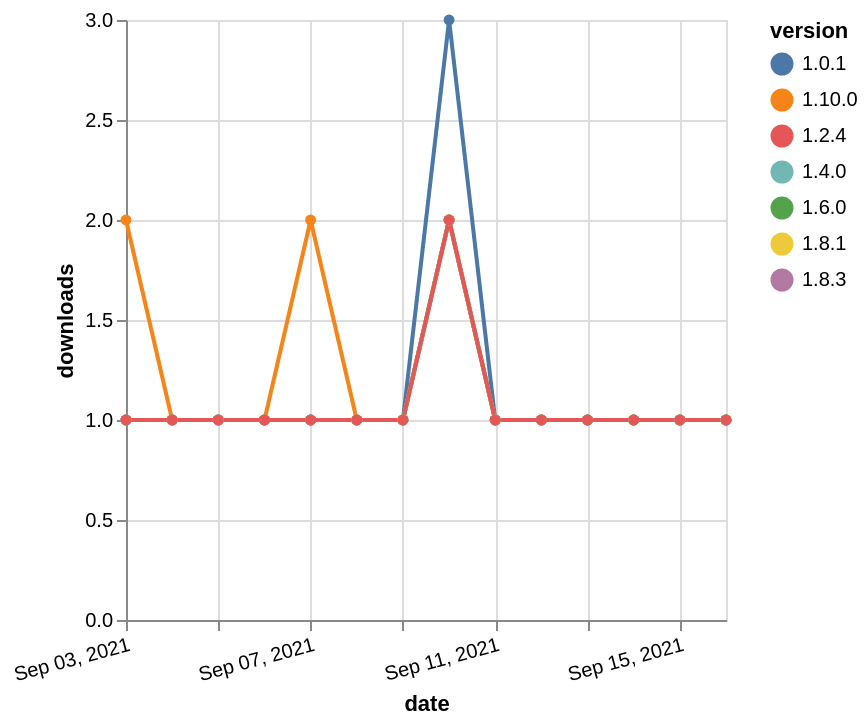

Express this chart as Vega-Lite.
### Vega-Lite specification from a JSON file in a GitHub repository (floating-point values rounded to 4 significant figures)
{"$schema": "https://vega.github.io/schema/vega-lite/v5.json", "description": "A simple bar chart with embedded data.", "data": {"values": [{"date": "2021-09-03", "total": 168, "delta": 1, "version": "1.6.0"}, {"date": "2021-09-04", "total": 169, "delta": 1, "version": "1.6.0"}, {"date": "2021-09-05", "total": 170, "delta": 1, "version": "1.6.0"}, {"date": "2021-09-06", "total": 171, "delta": 1, "version": "1.6.0"}, {"date": "2021-09-07", "total": 172, "delta": 1, "version": "1.6.0"}, {"date": "2021-09-08", "total": 173, "delta": 1, "version": "1.6.0"}, {"date": "2021-09-09", "total": 174, "delta": 1, "version": "1.6.0"}, {"date": "2021-09-10", "total": 176, "delta": 2, "version": "1.6.0"}, {"date": "2021-09-11", "total": 177, "delta": 1, "version": "1.6.0"}, {"date": "2021-09-12", "total": 178, "delta": 1, "version": "1.6.0"}, {"date": "2021-09-13", "total": 179, "delta": 1, "version": "1.6.0"}, {"date": "2021-09-14", "total": 180, "delta": 1, "version": "1.6.0"}, {"date": "2021-09-15", "total": 181, "delta": 1, "version": "1.6.0"}, {"date": "2021-09-16", "total": 182, "delta": 1, "version": "1.6.0"}, {"date": "2021-09-03", "total": 136, "delta": 1, "version": "1.8.3"}, {"date": "2021-09-04", "total": 137, "delta": 1, "version": "1.8.3"}, {"date": "2021-09-05", "total": 138, "delta": 1, "version": "1.8.3"}, {"date": "2021-09-06", "total": 139, "delta": 1, "version": "1.8.3"}, {"date": "2021-09-07", "total": 140, "delta": 1, "version": "1.8.3"}, {"date": "2021-09-08", "total": 141, "delta": 1, "version": "1.8.3"}, {"date": "2021-09-09", "total": 142, "delta": 1, "version": "1.8.3"}, {"date": "2021-09-10", "total": 144, "delta": 2, "version": "1.8.3"}, {"date": "2021-09-11", "total": 145, "delta": 1, "version": "1.8.3"}, {"date": "2021-09-12", "total": 146, "delta": 1, "version": "1.8.3"}, {"date": "2021-09-13", "total": 147, "delta": 1, "version": "1.8.3"}, {"date": "2021-09-14", "total": 148, "delta": 1, "version": "1.8.3"}, {"date": "2021-09-15", "total": 149, "delta": 1, "version": "1.8.3"}, {"date": "2021-09-16", "total": 150, "delta": 1, "version": "1.8.3"}, {"date": "2021-09-03", "total": 120, "delta": 2, "version": "1.10.0"}, {"date": "2021-09-04", "total": 121, "delta": 1, "version": "1.10.0"}, {"date": "2021-09-05", "total": 122, "delta": 1, "version": "1.10.0"}, {"date": "2021-09-06", "total": 123, "delta": 1, "version": "1.10.0"}, {"date": "2021-09-07", "total": 125, "delta": 2, "version": "1.10.0"}, {"date": "2021-09-08", "total": 126, "delta": 1, "version": "1.10.0"}, {"date": "2021-09-09", "total": 127, "delta": 1, "version": "1.10.0"}, {"date": "2021-09-10", "total": 129, "delta": 2, "version": "1.10.0"}, {"date": "2021-09-11", "total": 130, "delta": 1, "version": "1.10.0"}, {"date": "2021-09-12", "total": 131, "delta": 1, "version": "1.10.0"}, {"date": "2021-09-13", "total": 132, "delta": 1, "version": "1.10.0"}, {"date": "2021-09-14", "total": 133, "delta": 1, "version": "1.10.0"}, {"date": "2021-09-15", "total": 134, "delta": 1, "version": "1.10.0"}, {"date": "2021-09-16", "total": 135, "delta": 1, "version": "1.10.0"}, {"date": "2021-09-03", "total": 416, "delta": 1, "version": "1.0.1"}, {"date": "2021-09-04", "total": 417, "delta": 1, "version": "1.0.1"}, {"date": "2021-09-05", "total": 418, "delta": 1, "version": "1.0.1"}, {"date": "2021-09-06", "total": 419, "delta": 1, "version": "1.0.1"}, {"date": "2021-09-07", "total": 420, "delta": 1, "version": "1.0.1"}, {"date": "2021-09-08", "total": 421, "delta": 1, "version": "1.0.1"}, {"date": "2021-09-09", "total": 422, "delta": 1, "version": "1.0.1"}, {"date": "2021-09-10", "total": 425, "delta": 3, "version": "1.0.1"}, {"date": "2021-09-11", "total": 426, "delta": 1, "version": "1.0.1"}, {"date": "2021-09-12", "total": 427, "delta": 1, "version": "1.0.1"}, {"date": "2021-09-13", "total": 428, "delta": 1, "version": "1.0.1"}, {"date": "2021-09-14", "total": 429, "delta": 1, "version": "1.0.1"}, {"date": "2021-09-15", "total": 430, "delta": 1, "version": "1.0.1"}, {"date": "2021-09-16", "total": 431, "delta": 1, "version": "1.0.1"}, {"date": "2021-09-03", "total": 155, "delta": 1, "version": "1.8.1"}, {"date": "2021-09-04", "total": 156, "delta": 1, "version": "1.8.1"}, {"date": "2021-09-05", "total": 157, "delta": 1, "version": "1.8.1"}, {"date": "2021-09-06", "total": 158, "delta": 1, "version": "1.8.1"}, {"date": "2021-09-07", "total": 159, "delta": 1, "version": "1.8.1"}, {"date": "2021-09-08", "total": 160, "delta": 1, "version": "1.8.1"}, {"date": "2021-09-09", "total": 161, "delta": 1, "version": "1.8.1"}, {"date": "2021-09-10", "total": 163, "delta": 2, "version": "1.8.1"}, {"date": "2021-09-11", "total": 164, "delta": 1, "version": "1.8.1"}, {"date": "2021-09-12", "total": 165, "delta": 1, "version": "1.8.1"}, {"date": "2021-09-13", "total": 166, "delta": 1, "version": "1.8.1"}, {"date": "2021-09-14", "total": 167, "delta": 1, "version": "1.8.1"}, {"date": "2021-09-15", "total": 168, "delta": 1, "version": "1.8.1"}, {"date": "2021-09-16", "total": 169, "delta": 1, "version": "1.8.1"}, {"date": "2021-09-03", "total": 203, "delta": 1, "version": "1.4.0"}, {"date": "2021-09-04", "total": 204, "delta": 1, "version": "1.4.0"}, {"date": "2021-09-05", "total": 205, "delta": 1, "version": "1.4.0"}, {"date": "2021-09-06", "total": 206, "delta": 1, "version": "1.4.0"}, {"date": "2021-09-07", "total": 207, "delta": 1, "version": "1.4.0"}, {"date": "2021-09-08", "total": 208, "delta": 1, "version": "1.4.0"}, {"date": "2021-09-09", "total": 209, "delta": 1, "version": "1.4.0"}, {"date": "2021-09-10", "total": 211, "delta": 2, "version": "1.4.0"}, {"date": "2021-09-11", "total": 212, "delta": 1, "version": "1.4.0"}, {"date": "2021-09-12", "total": 213, "delta": 1, "version": "1.4.0"}, {"date": "2021-09-13", "total": 214, "delta": 1, "version": "1.4.0"}, {"date": "2021-09-14", "total": 215, "delta": 1, "version": "1.4.0"}, {"date": "2021-09-15", "total": 216, "delta": 1, "version": "1.4.0"}, {"date": "2021-09-16", "total": 217, "delta": 1, "version": "1.4.0"}, {"date": "2021-09-03", "total": 204, "delta": 1, "version": "1.2.4"}, {"date": "2021-09-04", "total": 205, "delta": 1, "version": "1.2.4"}, {"date": "2021-09-05", "total": 206, "delta": 1, "version": "1.2.4"}, {"date": "2021-09-06", "total": 207, "delta": 1, "version": "1.2.4"}, {"date": "2021-09-07", "total": 208, "delta": 1, "version": "1.2.4"}, {"date": "2021-09-08", "total": 209, "delta": 1, "version": "1.2.4"}, {"date": "2021-09-09", "total": 210, "delta": 1, "version": "1.2.4"}, {"date": "2021-09-10", "total": 212, "delta": 2, "version": "1.2.4"}, {"date": "2021-09-11", "total": 213, "delta": 1, "version": "1.2.4"}, {"date": "2021-09-12", "total": 214, "delta": 1, "version": "1.2.4"}, {"date": "2021-09-13", "total": 215, "delta": 1, "version": "1.2.4"}, {"date": "2021-09-14", "total": 216, "delta": 1, "version": "1.2.4"}, {"date": "2021-09-15", "total": 217, "delta": 1, "version": "1.2.4"}, {"date": "2021-09-16", "total": 218, "delta": 1, "version": "1.2.4"}]}, "width": "container", "mark": {"type": "line", "point": {"filled": true}}, "encoding": {"x": {"field": "date", "type": "temporal", "timeUnit": "yearmonthdate", "title": "date", "axis": {"labelAngle": -15}}, "y": {"field": "delta", "type": "quantitative", "title": "downloads"}, "color": {"field": "version", "type": "nominal"}, "tooltip": {"field": "delta"}}}
